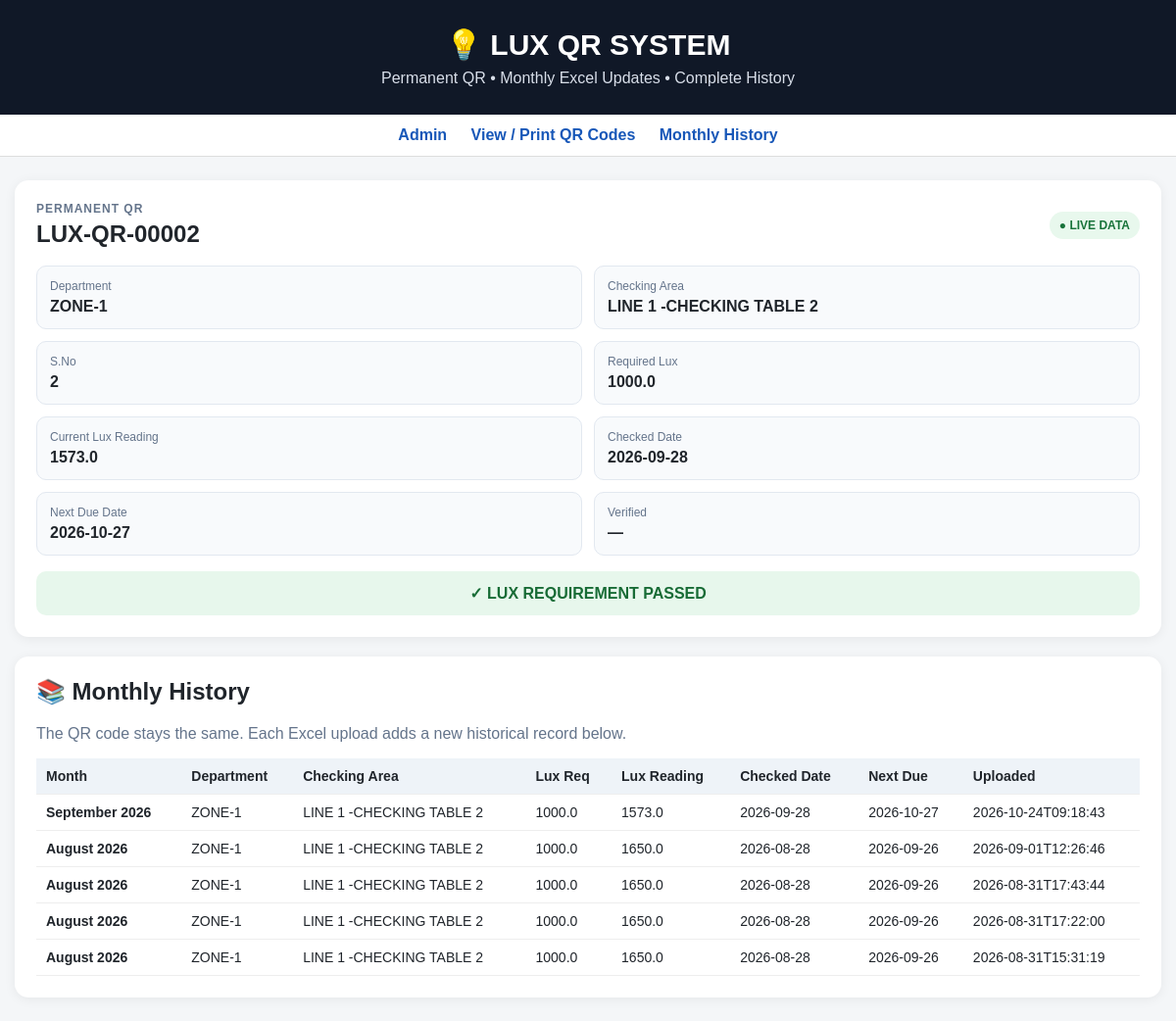
The page /scan/LUX-QR-00002 on the database its author committed.
### tables this page shows
CREATE TABLE locations (
        id INTEGER PRIMARY KEY AUTOINCREMENT,
        qr_id TEXT NOT NULL UNIQUE,
        location_key TEXT NOT NULL UNIQUE,
        sno TEXT,
        department TEXT NOT NULL,
        checking_area TEXT NOT NULL,
        lux_req REAL,
        lux_reading REAL,
        checked_date TEXT,
        next_due_date TEXT,
        verified TEXT,
        qr_filename TEXT NOT NULL,
        active INTEGER NOT NULL DEFAULT 1,
        created_at TEXT NOT NULL,
        updated_at TEXT NOT NULL
    );

CREATE TABLE history (
        id INTEGER PRIMARY KEY AUTOINCREMENT,
        qr_id TEXT NOT NULL,
        upload_id TEXT NOT NULL,
        month_label TEXT NOT NULL,
        uploaded_at TEXT NOT NULL,
        sno TEXT,
        department TEXT,
        checking_area TEXT,
        lux_req REAL,
        lux_reading REAL,
        checked_date TEXT,
        next_due_date TEXT,
        verified TEXT,
        source_file TEXT
    );

### app.py (the view)
@app.route("/scan/<qr_id>")
def scan(qr_id):
    qr_id = normalize_text(qr_id)
    conn = db()
    try:
        location = conn.execute(
            "SELECT * FROM locations WHERE UPPER(qr_id)=? AND active=1", (qr_id,)
        ).fetchone()
        history = conn.execute(
            "SELECT * FROM history WHERE UPPER(qr_id)=? "
            "ORDER BY uploaded_at DESC, id DESC",
            (qr_id,)
        ).fetchall()
    finally:
        conn.close()
    if location is None:
        return render_template(
            "error.html",
            message=f"QR code {qr_id} was not found. Please check that the permanent QR database is present.",
        ), 404
    return render_template("scan.html", location=location, history=history)

### app.py (called while the page is built)
def db():
    conn = sqlite3.connect(DB_PATH)
    conn.row_factory = sqlite3.Row
    return conn

def normalize_text(value):
    if pd.isna(value):
        return ""
    s = str(value).replace("\n", " ").replace("\r", " ")
    s = re.sub(r"\s+", " ", s).strip().upper()
    return s

### templates/scan.html (shortened to what this page needs)
{% extends "base.html" %}
{% block content %}
<div class="card scan-card">
  <div class="scan-head">
    <div>
      <div class="small-label">PERMANENT QR</div>
      <h2>{{ location["qr_id"] }}</h2>
    </div>
    <span class="live-badge">● LIVE DATA</span>
  </div>
  <div class="current-grid">
    <div class="data-box"><span>Department</span><strong>{{ location["department"] or "—" }}</strong></div>
    <div class="data-box"><span>Checking Area</span><strong>{{ location["checking_area"] or "—" }}</strong></div>
    <div class="data-box"><span>S.No</span><strong>{{ location["sno"] or "—" }}</strong></div>
    <div class="data-box"><span>Required Lux</span><strong>{{ location["lux_req"] if location["lux_req"] is not none else "—" }}</strong></div>
    <div class="data-box"><span>Current Lux Reading</span><strong>{{ location["lux_reading"] if location["lux_reading"] is not none else "—" }}</strong></div>
    <div class="data-box"><span>Checked Date</span><strong>{{ location["checked_date"] or "—" }}</strong></div>
    <div class="data-box"><span>Next Due Date</span><strong>{{ location["next_due_date"] or "—" }}</strong></div>
    <div class="data-box"><span>Verified</span><strong>{{ location["verified"] or "—" }}</strong></div>
  </div>
  {% if location["lux_req"] is not none and location["lux_reading"] is not none %}
    {% if location["lux_reading"]|float >= location["lux_req"]|float %}
      <div class="status pass">✓ LUX REQUIREMENT PASSED</div>
    {% else %}
      <div class="status fail">✗ LUX REQUIREMENT NOT MET</div>
    {% endif %}
  {% endif %}
</div>
<div class="card">
  <h2>📚 Monthly History</h2>
  <p class="muted">The QR code stays the same. Each Excel upload adds a new historical record below.</p>
  {% if history %}
  <div class="table-wrap">
  <table>
    <thead><tr><th>Month</th><th>Department</th><th>Checking Area</th><th>Lux Req</th><th>Lux Reading</th><th>Checked Date</th><th>Next Due</th><th>Uploaded</th></tr></thead>
    <tbody>
    {% for h in history %}
    <tr>
      <td><b>{{ h["month_label"] }}</b></td>
      <td>{{ h["department"] or "—" }}</td>
      <td>{{ h["checking_area"] or "—" }}</td>
      <td>{{ h["lux_req"] if h["lux_req"] is not none else "—" }}</td>
      <td>{{ h["lux_reading"] if h["lux_reading"] is not none else "—" }}</td>
      <td>{{ h["checked_date"] or "—" }}</td>
      <td>{{ h["next_due_date"] or "—" }}</td>
      <td>{{ h["uploaded_at"] }}</td>
    </tr>
    {% endfor %}
    </tbody>
  </table>
  </div>
  {% else %}
    <p>No monthly history has been stored yet.</p>
  {% endif %}
</div>
{% endblock %}

### templates/base.html (style rules this page uses)
* { box-sizing:border-box }
body { margin:0;font-family:Arial,sans-serif;background:#f4f6f8;color:#20252b }
.card { background:white;border-radius:14px;padding:22px;margin-bottom:20px;box-shadow:0 2px 12px #00000010 }
h2 { margin-top:0 }
table { width:100%;border-collapse:collapse;background:#fff }
th,td { padding:10px;border-bottom:1px solid #eee;text-align:left;font-size:14px }
th { background:#eef3f8 }

### templates/scan.html (style rules this page uses)
.scan-head { display:flex;justify-content:space-between;gap:15px;align-items:center }
.small-label { font-size:12px;letter-spacing:1px;color:#64748b;font-weight:bold }
.scan-head h2 { margin:5px 0 0 }
.live-badge { background:#e8f8ed;color:#18733a;padding:7px 10px;border-radius:20px;font-size:12px;font-weight:bold;white-space:nowrap }
.current-grid { display:grid;grid-template-columns:repeat(2,minmax(0,1fr));gap:12px;margin-top:18px }
.data-box { border:1px solid #e2e8f0;border-radius:10px;padding:13px;background:#f8fafc }
.data-box span { display:block;color:#64748b;font-size:12px;margin-bottom:5px }
.data-box strong { display:block;font-size:16px;word-break:break-word }
.status { margin-top:16px;padding:13px;border-radius:10px;font-weight:bold;text-align:center }
.status.pass { background:#e7f7ec;color:#176b35 }
.muted { color:#64748b }
.table-wrap { overflow-x:auto }

### rows shown on the page
locations: qr_id "LUX-QR-00002", department "ZONE-1", checking_area "LINE 1 -CHECKING TABLE 2", sno "2", lux_req "1000.0", lux_reading "1573.0", checked_date "2026-09-28", next_due_date "2026-10-27"
history: month_label "September 2026", department "ZONE-1", checking_area "LINE 1 -CHECKING TABLE 2", lux_req "1000.0", lux_reading "1573.0", checked_date "2026-09-28", next_due_date "2026-10-27", uploaded_at "2026-10-24T09:18:43"
history: month_label "August 2026", department "ZONE-1", checking_area "LINE 1 -CHECKING TABLE 2", lux_req "1000.0", lux_reading "1650.0", checked_date "2026-08-28", next_due_date "2026-09-26", uploaded_at "2026-09-01T12:26:46"
history: month_label "August 2026", department "ZONE-1", checking_area "LINE 1 -CHECKING TABLE 2", lux_req "1000.0", lux_reading "1650.0", checked_date "2026-08-28", next_due_date "2026-09-26", uploaded_at "2026-08-31T17:43:44"
history: month_label "August 2026", department "ZONE-1", checking_area "LINE 1 -CHECKING TABLE 2", lux_req "1000.0", lux_reading "1650.0", checked_date "2026-08-28", next_due_date "2026-09-26", uploaded_at "2026-08-31T17:22:00"
history: month_label "August 2026", department "ZONE-1", checking_area "LINE 1 -CHECKING TABLE 2", lux_req "1000.0", lux_reading "1650.0", checked_date "2026-08-28", next_due_date "2026-09-26", uploaded_at "2026-08-31T15:31:19"

### other values the page prints
{{ location["verified"] or "—" }} "—"
